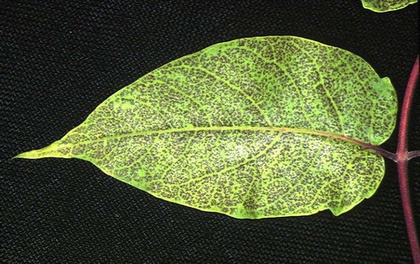
%> input picture injured/Exercise 06/ailanthusaltissima02.jpg, 420 x 264 px, shrunk from 500 x 314 before the run
$ octave ex06.m   (GNU Octave 9; MATLAB toolbox functions it lacks are replaced by stand-ins)
%> lines starting %> are read from the running program, lines starting %| are printed output that depends on the picture; in (x1, y1, x2, y2) boxes, pixels count from 0 and x2, y2 are one past the last pixel; in counts of white or black regions, pixels touching at a corner belong together; the program's own positions count from 1
clc; clear all; close all;


A=imread('ailanthusaltissima02.jpg');
%> A is the input picture: size 264x420x3 uint8; mean R, G, B 81.2, 90.7, 54.5

AR=A(:,:,1);
AG=A(:,:,2);
AB=A(:,:,3);
figure,imshow(A);

figure,imhist(AR);
title('Red histogram');
%> figure, not shown here; highest point at x = 18, y = 2693
figure,imhist(AG);
title('Green histogram');
%> figure, not shown here; highest point at x = 20, y = 2699

figure, imhist(AB);

title('Blue histogram');
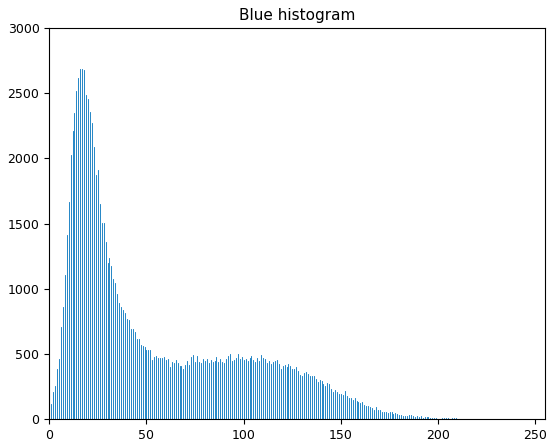
%> figure redrawn from the program's plot data; highest point at x = 17, y = 2687


Agray=rgb2gray(A);
figure,imshow(Agray);
%
%  mean2, std2

Igray=Agray;
 level = graythresh(Igray);
%> level = 0.388
BW = im2bw(Igray,level);
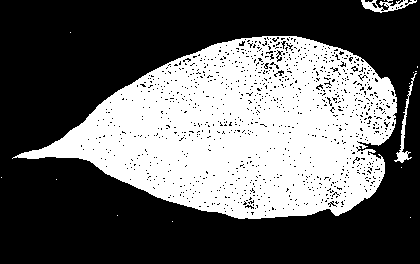
%> BW: size 264x420 logical; 38.8% white; 15 white regions (12 under 20 px), largest, box (x1, y1, x2, y2) and area: (12, 36, 397, 219) 42341, (361, 0, 417, 13) 333, (394, 73, 417, 163) 319
figure,imshow(BW)


[IDX,C] = kmeans(BW,2);
%> IDX = 264 values, max 2 at index 50, min 1 at index 1, mean 1.62; C = 420 columns, first 8: [0 0 0 0 0 0 0 0; 0 0.00613 0 0 0 0 0 0]


 ARmean=mean2(AR)
%> ARmean = 81.23

 ARstd=std2(AR)
%> ARstd = 57.31


 AGmean=mean2(AG)
%> AGmean = 90.66

 AGstd=std2(AG)
%> AGstd = 63.84


 ABmean=mean2(AB)
%> ABmean = 54.52

 ABstd=std2(AB)
%> ABstd = 36.07


 Greens=[];
 [m,n]=size(Igray);
%> m = 264; n = 420

 BW=imcomplement(BW);

 for i=1: m
     for j=1:n

         if BW(i,j)==1
             Greens=[Greens AG(i,j)];
         end

     end
 end


 SE = ones(5);
BW2 = imdilate(BW,SE);
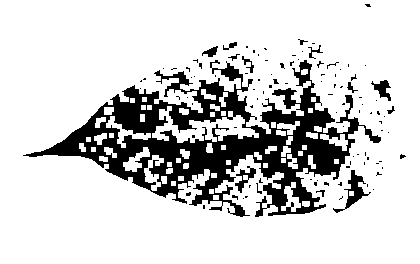
%> BW2: size 264x420 logical; 82.2% white; 104 black regions (90 under 20 px), largest, box (x1, y1, x2, y2) and area: (23, 60, 381, 217) 17967, (333, 170, 371, 213) 411, (371, 80, 391, 101) 198
increase = (bwarea(BW2) - bwarea(BW))/bwarea(BW)
%> increase = 0.343


bwarea(BW)
%> ans = 68052.8
bwarea(BW2)
%> ans = 91388.4

figure,imshow(BW2)

% % % bwconncomp computes connected components, as shown in the example:

 cc = bwconncomp(BW)
%> cc = 1062 connected components

 labeled = labelmatrix(cc);
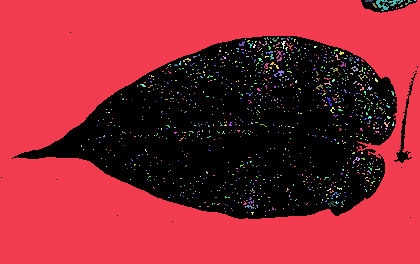
%> labeled: size 264x420 uint16; 1063 distinct labels, from 0 to 1062; one colour per label, 0 black


% % %  Create a pseudo-color image, where the label identifying each object
% % %  in the label matrix maps to a different color in the associated colormap matrix.
% % %  Use label2rgb to choose the colormap, the background color, and how objects
% % %  in the label matrix map to colors in the colormap:


RGB_label = label2rgb(labeled, @copper, 'c', 'shuffle');
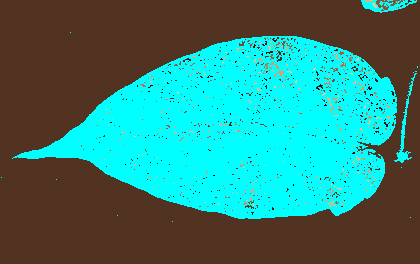
%> RGB_label: size 264x420x3 uint8; mean R, G, B 51.9, 131.3, 119.8
imshow(RGB_label,'InitialMagnification','fit')
%%%%%%%%%%%%%%%%%%%%%%%%%%%%%%%%%%%%%%%%%%%%%%%%%%%%%%%%%%%%%%%%%%%%%%%%%%%%%
%%%%%%%%%%%%%%%%%%%%%%%%%%%%%%%%%%%%%%%%%%%%%%%%%%%%%%%%%%%%%%%%%%%%%%%%%%%%%%
%%%%%%%%%%%%%%%%%%%%%%Multi threshold segmentation works very
%%%%%%%%%%%%%%%%%%%%%%well%%%%%%%%%%%%%%%%%%%%%%%%%%%%%%%%%%%%%%%%%%%%%%%%%%%%

 thresh = multithresh(Agray,2);
%> thresh = [78 163]

seg_I = imquantize(Agray,thresh); % Apply the thresholds to obtain segmented image
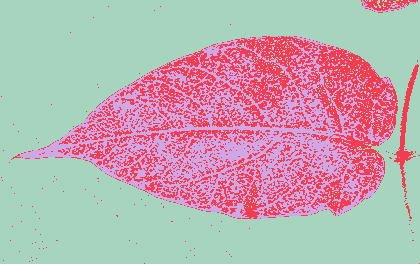
%> seg_I: size 264x420 double; 3 distinct labels, from 1 to 3; one colour per label, 0 black

RGB = label2rgb(seg_I); 	 % convert to color image

figure;
imshowpair(Agray,RGB,'montage');  % display images side-by-side
axis off;
title('Original Image                               RGB Segmented Image')


 BW11 = edge(Agray,'sobel');
%> BW11: size 264x420 logical; 4.2% white in thin lines or dots, all inside (x1, y1, x2, y2) = (13, 0, 418, 220)
BW21 = edge(Agray,'canny');
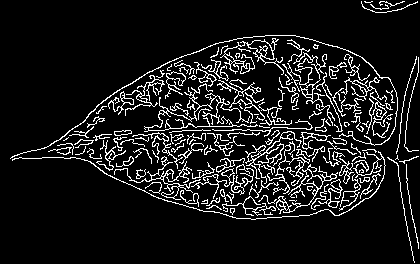
%> BW21: size 264x420 logical; 10.2% white in thin lines or dots
figure,imshow(BW11)
figure, imshow(BW21)

 GreenArea=size(Greens,2)/(m*n)
%> GreenArea = 0.612

 print ('Green Area ');
